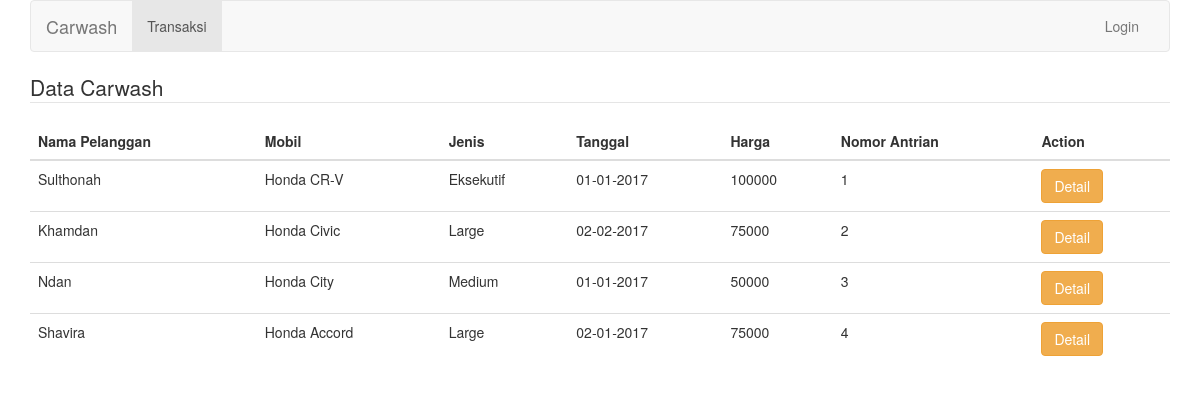
The page / on the database its author committed.
### tables this page shows
CREATE TABLE `transaksi` (
  `id_transaksi` int(11) NOT NULL,
  `nama_pelanggan` varchar(255) NOT NULL,
  `fk_mobil` int(11) NOT NULL,
  `tanggal` date NOT NULL,
  `no_antrian` int(11) NOT NULL
);

CREATE TABLE `mobil` (
  `id_mobil` int(11) NOT NULL,
  `nama_mobil` varchar(255) NOT NULL,
  `fk_jenis` int(11) NOT NULL
);

CREATE TABLE `jenis` (
  `id_jenis` int(11) NOT NULL,
  `jenis_mobil` varchar(255) NOT NULL,
  `harga` int(11) NOT NULL
);

### application/controllers/Awal.php (called while the page is built, shortened)
<?php
class Awal extends CI_Controller {
	public function __construct()
	{
		$this->load->library('form_validation');
		$this->load->helper('url','form');
		$this->load->model('carwash_model');
	}
	public function index()
	{
		$data['transaksi'] = $this->carwash_model->getTransaksi();
		$this->load->view('awal', $data);
	}
}

### index.php (called while the page is built, shortened)
<?php
require_once BASEPATH.'core/CodeIgniter.php';

### application/models/Carwash_Model.php (called while the page is built, shortened)
<?php
class Carwash_Model extends CI_Model {
	public function getTransaksi()
	{
		$this->db->select('transaksi.id_transaksi as id_transaksi, transaksi.nama_pelanggan as nama_pelanggan, transaksi.fk_mobil as fk_mobil, DATE_FORMAT(transaksi.tanggal,"%d-%m-%Y") as tanggal, transaksi.no_antrian as no_antrian, mobil.id_mobil as id_mobil, mobil.nama_mobil as nama_mobil, mobil.fk_jenis as fk_jenis, jenis.id_jenis as id_jenis, jenis.jenis_mobil as jenis_mobil, jenis.harga as harga');
		$this->db->join('mobil', 'mobil.id_mobil = transaksi.fk_mobil', 'join');
		$this->db->join('jenis', 'jenis.id_jenis = mobil.fk_jenis', 'join');
		$this->db->order_by('no_antrian', 'asc');
		$query = $this->db->get('transaksi');
		return $query->result();
	}
}

### application/views/awal.php (the view, shortened to what this page needs)
<!DOCTYPE html>
<html lang="">
	<head>
		<link rel="stylesheet" type="text/css" href="<?php echo base_url();?>assets/css/bootstrap.min.css">
	</head>
	<body>
		<div class="container">
			<header>
				<nav class="navbar navbar-default" role="navigation">
					<div class="container-fluid">
						<div class="navbar-header">
							<a class="navbar-brand" href="<?php echo site_url('awal') ?>">Carwash</a>
						</div>
						<div class="collapse navbar-collapse navbar-ex1-collapse">
							<ul class="nav navbar-nav">
								<li class="active"><a href="<?php echo site_url('awal') ?>">Transaksi</a></li>
							</ul>
							<ul class="nav navbar-nav navbar-right">
								<li><a href="<?php echo site_url('login') ?>">Login</a></li>
							</ul>
						</div>
					</div>
				</nav>
			</header>
			<section>
				<legend>Data Carwash</legend>
				<div class="table-responsive">
					<table class="table table-hover">
						<thead>
							<tr>
								<th>Nama Pelanggan</th>
								<th>Mobil</th>
								<th>Jenis</th>
								<th>Tanggal</th>
								<th>Harga</th>
								<th>Nomor Antrian</th>
								<th>Action</th>
							</tr>
						</thead>
						<tbody>
							<?php foreach ($transaksi as $key) { ?>
								<tr>
									<td><?php echo $key->nama_pelanggan ?></td>
									<td><?php echo $key->nama_mobil ?></td>
									<td><?php echo $key->jenis_mobil ?></td>
									<td><?php echo $key->tanggal ?></td>
									<td><?php echo $key->harga ?></td>
									<td><?php echo $key->no_antrian ?></td>
									<td><a class="btn btn-warning" href="<?php echo site_url('awal/detail/'.$key->id_transaksi) ?>">Detail</a></td>
								</tr>
							<?php } ?>
						</tbody>
					</table>
				</div>
			</section>
		</div>
	</body>
</html>

### rows shown on the page
transaksi: nama_pelanggan "Sulthonah", fk_mobil.nama_mobil "Honda CR-V", jenis.jenis_mobil "Eksekutif", tanggal "01-01-2017", jenis.harga "100000", no_antrian "1"
transaksi: nama_pelanggan "Khamdan", fk_mobil.nama_mobil "Honda Civic", jenis.jenis_mobil "Large", tanggal "02-02-2017", jenis.harga "75000", no_antrian "2"
transaksi: nama_pelanggan "Ndan", fk_mobil.nama_mobil "Honda City", jenis.jenis_mobil "Medium", tanggal "01-01-2017", jenis.harga "50000", no_antrian "3"
transaksi: nama_pelanggan "Shavira", fk_mobil.nama_mobil "Honda Accord", jenis.jenis_mobil "Large", tanggal "02-01-2017", jenis.harga "75000", no_antrian "4"
